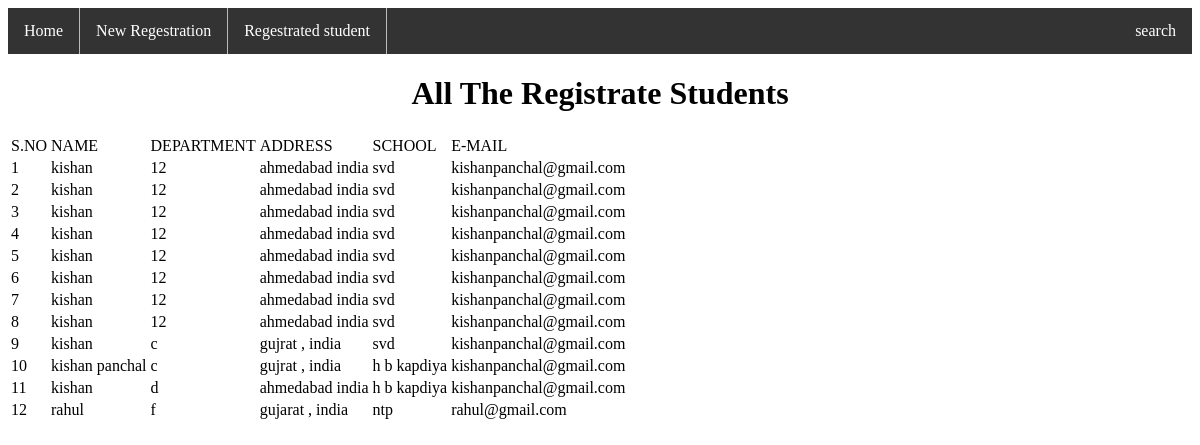
/exist/, run on the app's committed database.
### student/models.py (models this page shows)
class stud(models.Model):
   s_name = models.CharField(max_length=30)
   s_class = models.CharField(max_length=30)
   s_addr = models.CharField(max_length=30)
   s_school = models.CharField(max_length=30)
   s_email = models.EmailField(max_length=30)

### student/views.py (the view)
# urls.py: path('exist/',views.existing),
def existing(request):
    title="All The Registrate Students"
    queryset = stud.objects.all()
    context = {
        "title":title,
         "queryset":queryset ,
           }
    return render (request,'existing.html',context)

### templates/existing.html
<!DOCTYPE html>
<html lang="en">
    {%include "base.html" %}
 <center> <h1>  {{title}} </h1> </center>
<table>
    <thead>
        <tr>
          <td>S.NO</td>
          <td>NAME</td>
          <td>DEPARTMENT</td>
          <td>ADDRESS</td>
          <td>SCHOOL</td>
          <td>E-MAIL</td>
        </tr>
    </thead>
    {% for k in queryset %}
    <tbody>
        <tr>
            <td>{{forloop.counter}}</td>
            <td>{{k.s_name}}</td>
            <td>{{k.s_class}}</td>
            <td>{{k.s_addr}}</td>
            <td>{{k.s_school}}</td>
            <td>{{k.s_email}}</td>
        </tr>
    </tbody>
    {% endfor %}
</table>
</html>

### templates/base.html (shortened to what this page needs)
<!DOCTYPE html>
<html>
<head>
</head>
<body>
<ul>
  <li><a  href="/home">Home</a></li>
  <li><a href="/reg">New Regestration</a></li>
  <li><a href="/exist">Regestrated student </a></li>
  <li style="float:right"><a href="#about">search</a></li>
</ul>
</body>
</html>

### templates/base.html (style rules this page uses)
ul { list-style-type: none; margin: 0; padding: 0; overflow: hidden; background-color: #333; }
li { float: left; border-right:1px solid #bbb; }
li:last-child { border-right: none; }
li a { display: block; color: white; text-align: center; padding: 14px 16px; text-decoration: none; }

### data on the page
stud: s_name "kishan", s_class "12", s_addr "ahmedabad india", s_school "svd", s_email "kishanpanchal@gmail.com"
stud: s_name "kishan", s_class "12", s_addr "ahmedabad india", s_school "svd", s_email "kishanpanchal@gmail.com"
stud: s_name "kishan", s_class "12", s_addr "ahmedabad india", s_school "svd", s_email "kishanpanchal@gmail.com"
stud: s_name "kishan", s_class "12", s_addr "ahmedabad india", s_school "svd", s_email "kishanpanchal@gmail.com"
stud: s_name "kishan", s_class "12", s_addr "ahmedabad india", s_school "svd", s_email "kishanpanchal@gmail.com"
stud: s_name "kishan", s_class "12", s_addr "ahmedabad india", s_school "svd", s_email "kishanpanchal@gmail.com"
stud: s_name "kishan", s_class "12", s_addr "ahmedabad india", s_school "svd", s_email "kishanpanchal@gmail.com"
stud: s_name "kishan", s_class "12", s_addr "ahmedabad india", s_school "svd", s_email "kishanpanchal@gmail.com"
stud: s_name "kishan", s_class "c", s_addr "gujrat , india", s_school "svd", s_email "kishanpanchal@gmail.com"
stud: s_name "kishan panchal", s_class "c", s_addr "gujrat , india", s_school "h b kapdiya", s_email "kishanpanchal@gmail.com"
stud: s_name "kishan", s_class "d", s_addr "ahmedabad india", s_school "h b kapdiya", s_email "kishanpanchal@gmail.com"
stud: s_name "rahul", s_class "f", s_addr "gujarat , india", s_school "ntp", s_email "rahul@gmail.com"

### other printed values
{{ title }} "All The Registrate Students"
